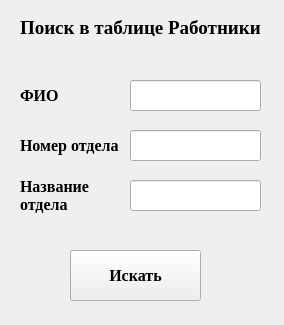
<?xml version="1.0" encoding="UTF-8"?>
<ui version="4.0">
 <class>Form</class>
 <widget class="QWidget" name="Form">
  <property name="geometry">
   <rect>
    <x>0</x>
    <y>0</y>
    <width>284</width>
    <height>325</height>
   </rect>
  </property>
  <property name="minimumSize">
   <size>
    <width>284</width>
    <height>325</height>
   </size>
  </property>
  <property name="maximumSize">
   <size>
    <width>284</width>
    <height>325</height>
   </size>
  </property>
  <property name="windowTitle">
   <string>Form</string>
  </property>
  <widget class="QLabel" name="name">
   <property name="geometry">
    <rect>
     <x>20</x>
     <y>20</y>
     <width>251</width>
     <height>16</height>
    </rect>
   </property>
   <property name="font">
    <font>
     <family>Times New Roman</family>
     <pointsize>14</pointsize>
     <weight>75</weight>
     <bold>true</bold>
    </font>
   </property>
   <property name="text">
    <string>Поиск в таблице Работники</string>
   </property>
  </widget>
  <widget class="QLabel" name="FIO">
   <property name="geometry">
    <rect>
     <x>20</x>
     <y>80</y>
     <width>101</width>
     <height>31</height>
    </rect>
   </property>
   <property name="font">
    <font>
     <family>Times New Roman</family>
     <pointsize>12</pointsize>
     <weight>75</weight>
     <bold>true</bold>
    </font>
   </property>
   <property name="text">
    <string>ФИО</string>
   </property>
  </widget>
  <widget class="QLabel" name="number">
   <property name="geometry">
    <rect>
     <x>20</x>
     <y>130</y>
     <width>101</width>
     <height>31</height>
    </rect>
   </property>
   <property name="font">
    <font>
     <family>Times New Roman</family>
     <pointsize>12</pointsize>
     <weight>75</weight>
     <bold>true</bold>
    </font>
   </property>
   <property name="text">
    <string>Номер отдела</string>
   </property>
  </widget>
  <widget class="QLineEdit" name="lineEdit_number">
   <property name="geometry">
    <rect>
     <x>130</x>
     <y>130</y>
     <width>131</width>
     <height>31</height>
    </rect>
   </property>
  </widget>
  <widget class="QLineEdit" name="lineedit_fio">
   <property name="geometry">
    <rect>
     <x>130</x>
     <y>80</y>
     <width>131</width>
     <height>31</height>
    </rect>
   </property>
  </widget>
  <widget class="QPushButton" name="pushButton">
   <property name="geometry">
    <rect>
     <x>70</x>
     <y>250</y>
     <width>131</width>
     <height>51</height>
    </rect>
   </property>
   <property name="font">
    <font>
     <family>Times New Roman</family>
     <pointsize>12</pointsize>
     <weight>75</weight>
     <bold>true</bold>
    </font>
   </property>
   <property name="text">
    <string>Искать</string>
   </property>
  </widget>
  <widget class="QLabel" name="number_2">
   <property name="geometry">
    <rect>
     <x>20</x>
     <y>170</y>
     <width>101</width>
     <height>51</height>
    </rect>
   </property>
   <property name="font">
    <font>
     <family>Times New Roman</family>
     <pointsize>12</pointsize>
     <weight>75</weight>
     <bold>true</bold>
    </font>
   </property>
   <property name="text">
    <string>Название отдела</string>
   </property>
   <property name="wordWrap">
    <bool>true</bool>
   </property>
  </widget>
  <widget class="QLineEdit" name="lineEdit_number_2">
   <property name="geometry">
    <rect>
     <x>130</x>
     <y>180</y>
     <width>131</width>
     <height>31</height>
    </rect>
   </property>
  </widget>
 </widget>
 <resources/>
 <connections/>
</ui>
